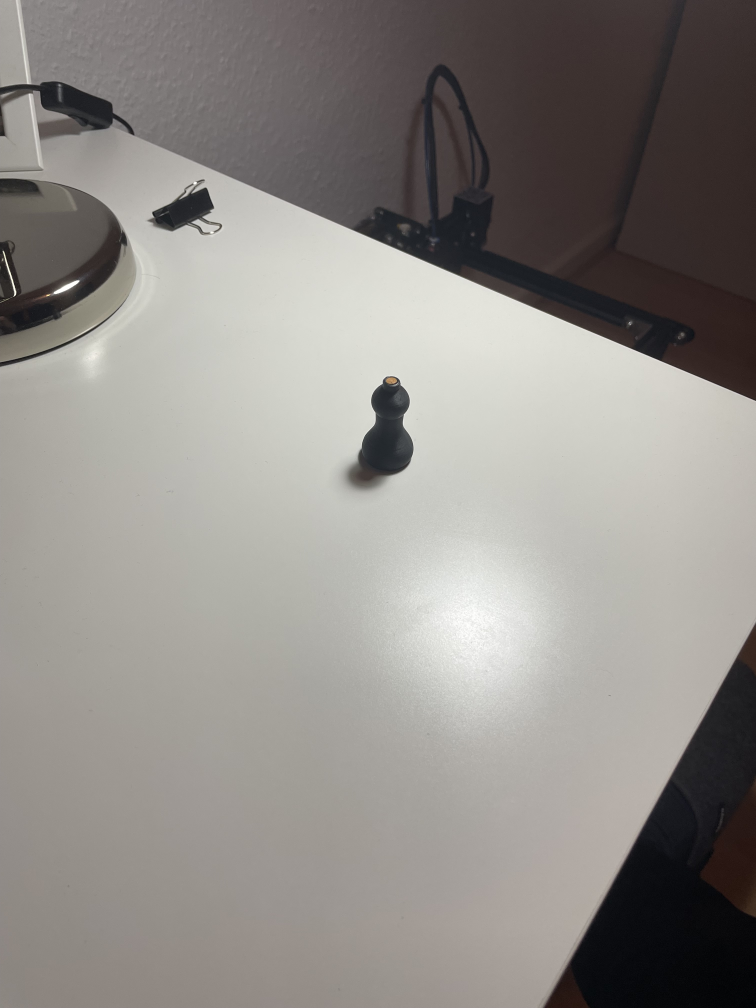
#> input picture Vision-Based-Control/Testfigur sehr Weit.jpg, 3024 x 4032 px, found by its file name (shown at 1/4 size)
$ python OpenCV-Color-Test.py
#> lines starting #> are read from the running program, lines starting #| are printed output that depends on the picture; after the words box and inside, x2 and y2 are one past the last pixel; in counts of white or black regions, pixels touching at a corner belong together
import cv2 as cv
import numpy as np
import imutils as imutils

img = cv.imread("Vision-Based-Control/Testfigur sehr weit.jpg")
#> img is the input picture: shape (4032, 3024, 3); mean B, G, R 135.5, 139.8, 143.6
img = cv.resize(img, (1280,1024))
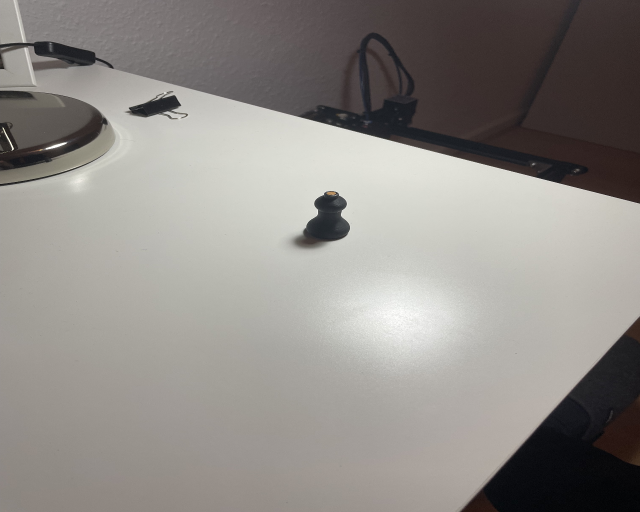
#> img: shape (1024, 1280, 3) (shown at 1/2 size); mean B, G, R 135.4, 139.7, 143.4
hsv = cv.cvtColor(img, cv.COLOR_BGR2HSV)
#> hsv: shape (1024, 1280, 3); mean H, S, V 33.2, 22.9, 143.9

co = np.array([178, 130, 82])
cobgr = np.array([82, 130, 178])
color_orange = np.array([30,54,70])
lower_range = np.array([15,100,20])
upper_range = np.array([25,255,255])

mask = cv.inRange(hsv, lower_range, upper_range)
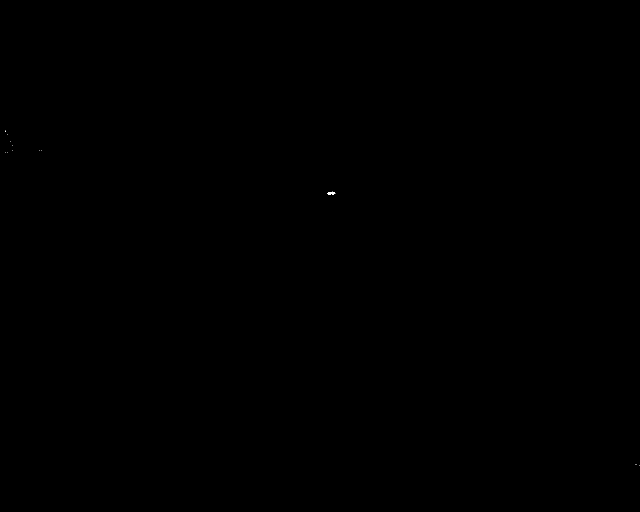
#> mask: shape (1024, 1280) (shown at 1/2 size); 0.01% white; 12 white regions (11 under 20 px)

#cv.imshow("Circles", img)
cv.imshow("Mask", mask)
# cv.waitKey(0)
# cv.destroyAllWindows()

cnts = cv.findContours(mask, cv.RETR_EXTERNAL, cv.CHAIN_APPROX_SIMPLE)
#> cnts = 12 contours, 11 with area under 20; largest, box (x1, y1, x2, y2) and area: (655, 383, 671, 389) 50
cnts = imutils.grab_contours(cnts)
used_cnts = cnts.copy()
#> used_cnts has the same summary as cnts
i=0
for c in cnts:
    M = cv.moments(c)
    area = cv.contourArea(c)
    if(area>=20.0):
        cX = int(M["m10"] / M["m00"])
        cY = int(M["m01"] / M["m00"])
        print(f"Centerpoint {i} painted")
        cv.drawContours(img, [c], -1, [50, 168, 80], 2)
        cv.circle(img, (cX,cY), 3, [50, 168, 80], -1)
        cv.putText(img, "center", (cX-20, cY-20), cv.FONT_HERSHEY_SIMPLEX, 0.5, (50, 168, 80), 2)

    else:
        pass
        i=i+1
#> this loop made 12 passes
#> (area, cX, cY) on pass 3: (49.5, 662, 385)
#| Centerpoint 2 painted
#> img: shape (1024, 1280, 3); 0.03% of pixels changed, all inside (x1, y1, x2, y2) = (643, 354, 693, 390)
#> after the loop, i = 11

cv.imshow("image with ColorDetection", img)
cv.waitKey(0)
cv.destroyAllWindows()

$ run again, with Vision-Based-Control/Testfigur nah.jpg copied over Vision-Based-Control/Testfigur sehr Weit.jpg
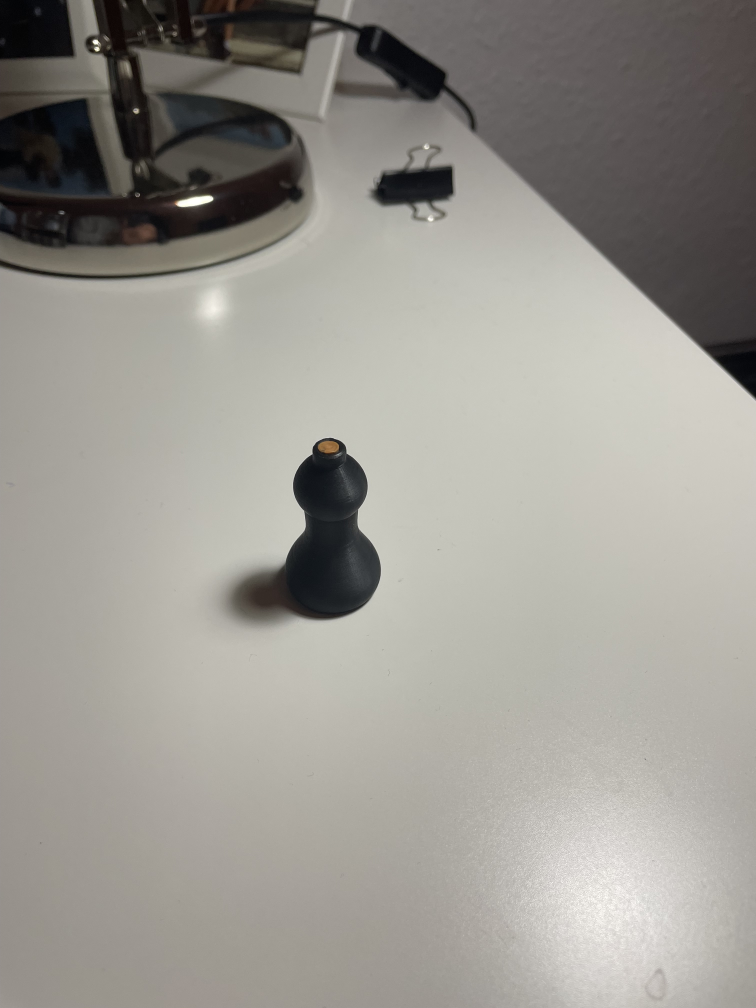
#> input picture Vision-Based-Control/Testfigur nah.jpg, 3024 x 4032 px, found by its file name (shown at 1/4 size)
#> img is the input picture: shape (4032, 3024, 3); mean B, G, R 144.5, 151, 153.7
#> `img = cv.resize(img, (1280,1024))`:
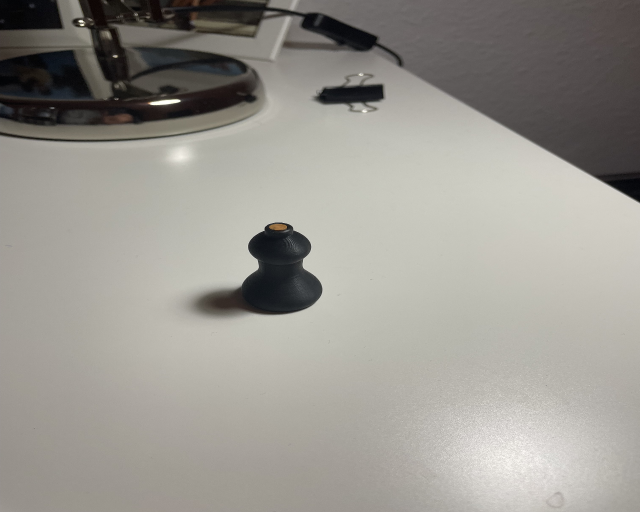
#> img: shape (1024, 1280, 3) (shown at 1/2 size); mean B, G, R 144.4, 150.9, 153.6
#> hsv: shape (1024, 1280, 3); mean H, S, V 25.7, 19.8, 153.8
#> mask: shape (1024, 1280); 0.06% white; 140 white regions (138 under 20 px)
#> cnts = 140 contours, 139 with area under 20; largest, box (x1, y1, x2, y2) and area: (539, 448, 575, 460) 320
#> used_cnts has the same summary as cnts
#> the loop `for c in cnts:` made 140 passes
#> (area, cX, cY) on pass 2: (320.5, 556, 453)
#> (printed output is left out)
#> after the loop `for c in cnts:`:
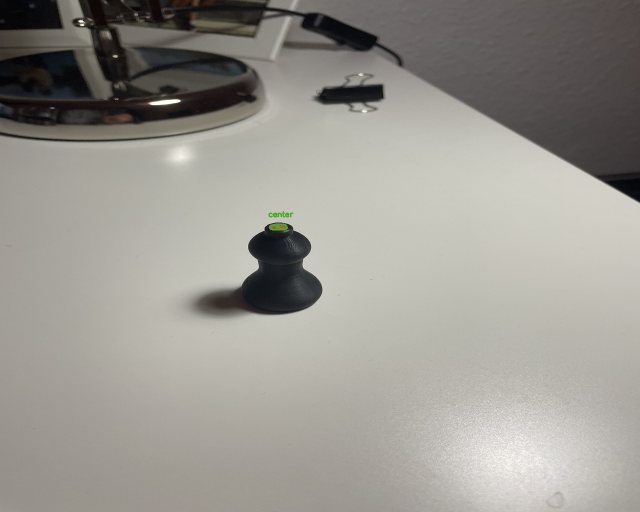
#> img: shape (1024, 1280, 3) (shown at 1/2 size); 0.05% of pixels changed, all inside (x1, y1, x2, y2) = (537, 422, 587, 461)
#> after the loop `for c in cnts:`: i = 139

$ run again, with Vision-Based-Control/Testfigur sehr nah.jpg copied over Vision-Based-Control/Testfigur sehr Weit.jpg
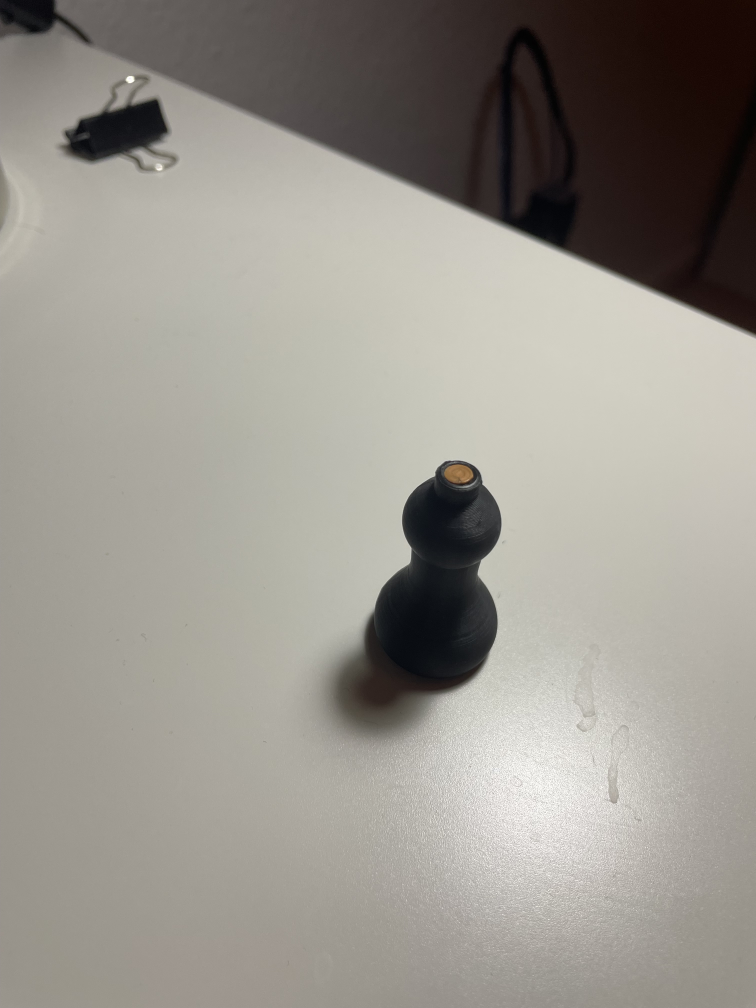
#> input picture Vision-Based-Control/Testfigur sehr nah.jpg, 3024 x 4032 px, found by its file name (shown at 1/4 size)
#> img is the input picture: shape (4032, 3024, 3); mean B, G, R 140.1, 147.7, 151.6
#> `img = cv.resize(img, (1280,1024))`:
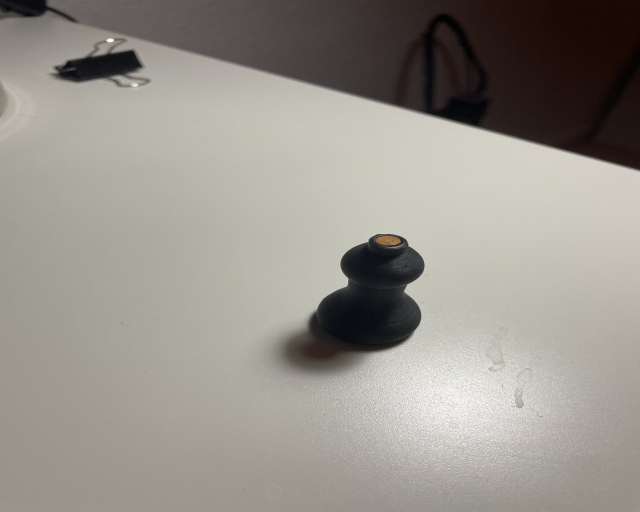
#> img: shape (1024, 1280, 3) (shown at 1/2 size); mean B, G, R 140, 147.6, 151.5
#> hsv: shape (1024, 1280, 3); mean H, S, V 24.3, 30.9, 151.7
#> mask: shape (1024, 1280); 0.05% white; 8 white regions (7 under 20 px)
#> cnts = 8 contours, 7 with area under 20; largest, box (x1, y1, x2, y2) and area: (753, 472, 801, 491) 622
#> used_cnts has the same summary as cnts
#> the loop `for c in cnts:` made 8 passes
#> (area, cX, cY) on pass 1: (621.5, 776, 480)
#> (printed output is left out)
#> after the loop `for c in cnts:`:
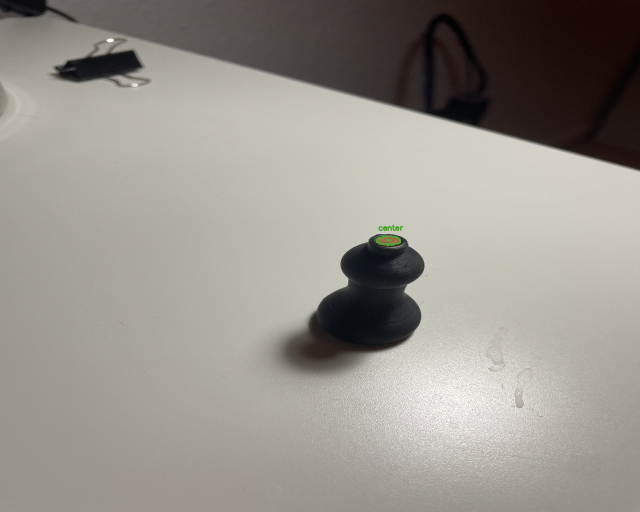
#> img: shape (1024, 1280, 3) (shown at 1/2 size); 0.06% of pixels changed, all inside (x1, y1, x2, y2) = (752, 449, 807, 492)
#> after the loop `for c in cnts:`: i = 7
